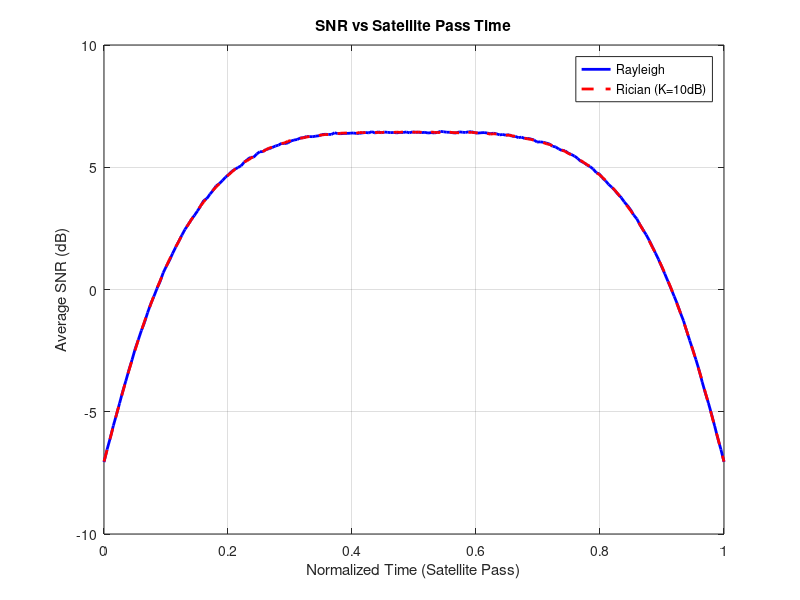
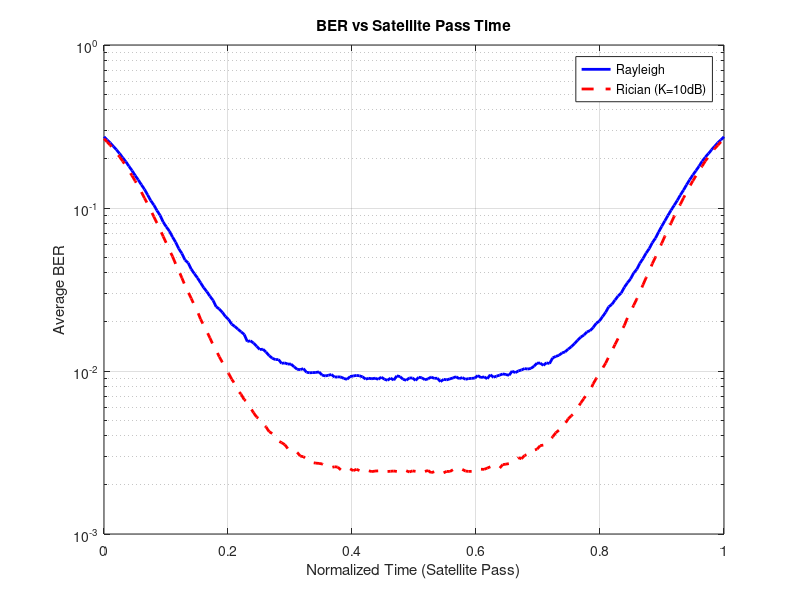

Recreate these plots in MATLAB, in order.
% Constants
fc = 30e9;              % Carrier frequency (Hz, Ka-band)
c = 3e8;                % Speed of light (m/s)
Pt = 1;                 % Transmit power (W)
Gt_dB = 35;             % Transmit antenna gain (dBi)
Gr_dB = 35;             % Receive antenna gain (dBi)
Gt = 10^(Gt_dB/10);
Gr = 10^(Gr_dB/10);
Re = 6371e3;            % Earth radius (m)
h = 600e3;              % Satellite altitude (m)
F = 10;                 % Noise figure (linear)
k = 1.38e-23;           % Boltzmann constant
T = 290;                % Temperature (K)
BW = 100e6;             % Bandwidth (Hz)
N0 = k * T * F * BW;
K_dB = 10;              % Rician K-factor in dB
K = 10^(K_dB/10);

% Time vector simulating satellite pass (horizon -> overhead -> horizon)
time = linspace(0, 1, 200);         % Normalized pass time (0 to 1)
theta_deg = 90 * sin(pi * time);   % Elevation angle over time
theta_rad = deg2rad(theta_deg);

% Slant range function
slant_range = @(theta) sqrt((Re + h).^2 - (Re .* cos(theta)).^2) - Re .* sin(theta);
d = slant_range(theta_rad);

% Free-space path loss
Lfs = (4 * pi * d * fc / c).^2;
Pr = Pt * Gt * Gr ./ Lfs;

% Simulation parameters
M = 4;                  % Number of receive antennas
N = 10000;              % Fading samples
avgBER_rayleigh = zeros(size(time));
avgBER_rician = zeros(size(time));
SNR_rayleigh_dB = zeros(size(time));
SNR_rician_dB = zeros(size(time));

for idx = 1:length(time)
    pr = Pr(idx);

    % Rayleigh fading
    H_ray = (randn(M,N) + 1j*randn(M,N)) / sqrt(2);
    H_MRC_ray = sum(abs(H_ray).^2, 1);
    SNR_ray = (pr * H_MRC_ray) / (M * N0);
    SNR_rayleigh_dB(idx) = 10*log10(mean(SNR_ray));
    avgBER_rayleigh(idx) = mean(0.5 * erfc(sqrt(SNR_ray)));

    % Rician fading
    LOS = sqrt(K / (K + 1));
    NLOS = sqrt(1 / (2 * (K + 1)));
    H_rician = LOS + NLOS * (randn(M,N) + 1j*randn(M,N));
    H_MRC_rician = sum(abs(H_rician).^2, 1);
    SNR_rician = (pr * H_MRC_rician) / (M * N0);
    SNR_rician_dB(idx) = 10*log10(mean(SNR_rician));
    avgBER_rician(idx) = mean(0.5 * erfc(sqrt(SNR_rician)));
end

% Plotting SNR
figure;
plot(time, SNR_rayleigh_dB, 'b-', 'LineWidth', 2); hold on;
plot(time, SNR_rician_dB, 'r--', 'LineWidth', 2);
xlabel('Normalized Time (Satellite Pass)');
ylabel('Average SNR (dB)');
title('SNR vs Satellite Pass Time');
legend('Rayleigh', 'Rician (K=10dB)');
grid on;

% Plotting BER
figure;
semilogy(time, avgBER_rayleigh, 'b-', 'LineWidth', 2); hold on;
semilogy(time, avgBER_rician, 'r--', 'LineWidth', 2);
xlabel('Normalized Time (Satellite Pass)');
ylabel('Average BER');
title('BER vs Satellite Pass Time');
legend('Rayleigh', 'Rician (K=10dB)');
grid on;
